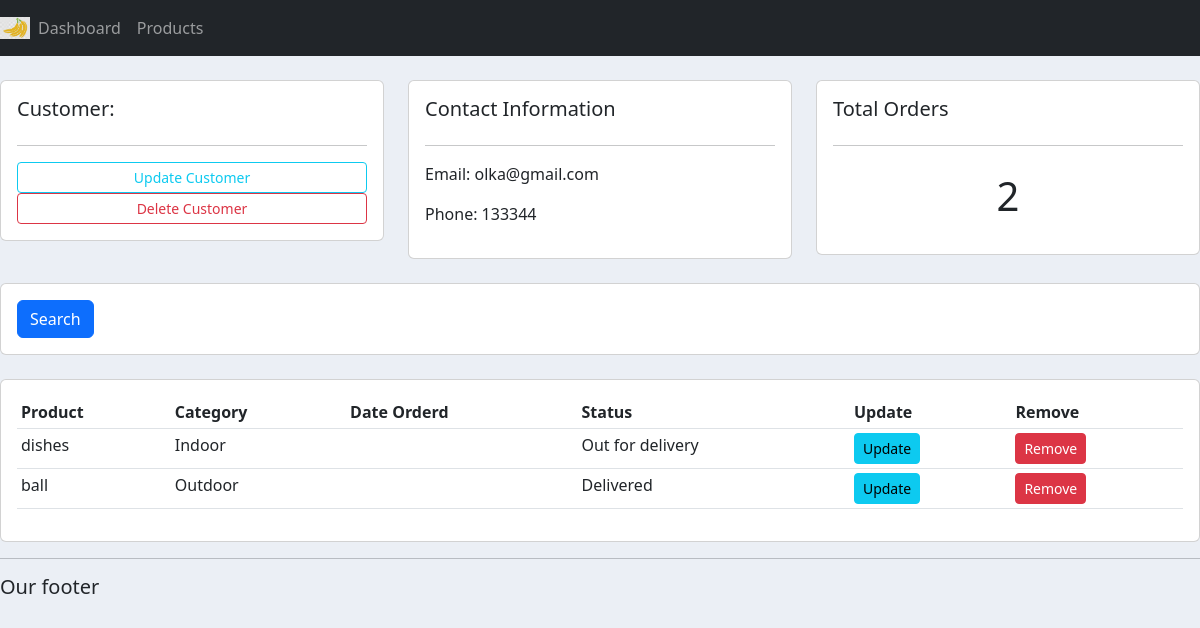
The page /customer/2 on the database its author committed.
### accounts/models.py (models this page shows, shortened)
class Customer(models.Model):
	name=models.CharField(max_length=200, null=True)
	phone=models.CharField(max_length=200,null=True)
	email=models.CharField(max_length=200, null=True)
	date_created=models.DateField(auto_now_add=True)

class Order(models.Model):
	STATUS=(
		('Pending','Pending'),
		('Out for delivery', 'Out for delivery'),
		('Delivered','Delivered'),
		)
	customer=models.ForeignKey(Customer, null=True, on_delete=models.SET_NULL)
	product=models.ForeignKey(Product, null=True, on_delete=models.SET_NULL)
	date_created=models.DateField(auto_now_add=True, null=True)
	status=models.CharField(max_length=200, null=True, choices=STATUS)

class Product(models.Model):
	CATEGORY=(
		('Indoor','Indoor'),
		('Outdoor','Outdoor'),
		)
	name=models.CharField(max_length=200, null=True)
	price=models.FloatField(null=True)
	category=models.CharField(max_length=200, null=True, choices=CATEGORY)
	description=models.CharField(max_length=200, null=True, blank=True)
	date_created=models.DateField(auto_now_add=True)
	tags=models.ManyToManyField(Tag)
	def __str__(self):
		return self.name

### accounts/views.py (the view)
# urls.py: path('customer/<int:pk>', views.customer, name="customer"),
def customer(request,pk):
    customer=Customer.objects.get(id=pk)
    orders=customer.order_set.all()
    orders_count=orders.count()
    context={'customer':customer,'orders':orders,'orders_count':orders_count}
    return render(request,'accounts/customer.html',context)

### accounts/templates/accounts/customer.html
{%  extends 'accounts/main.html' %}
{% block content %}
	<br>
<div class="row">
	<div class="col-md">
		<div class="card card-body">
			<h5>Customer:</h5>
			<hr>
			<a class="btn btn-outline-info  btn-sm btn-block" href="">Update Customer</a>
			<a class="btn btn-outline-danger  btn-sm btn-block" href="">Delete Customer</a>
		</div>
	</div>
	<div class="col-md">
		<div class="card card-body">
			<h5>Contact Information</h5>
			<hr>
			<p>Email: {{customer.email}}</p>
			<p>Phone: {{customer.phone}}</p>
		</div>
	</div>
	<div class="col-md">
		<div class="card card-body">
			<h5>Total Orders</h5>
			<hr>
			<h1 style="text-align: center;padding: 10px">{{orders.count}}</h1>
		</div>
	</div>
</div>
<br>
<div class="row">
	<div class="col">
		<div class="card card-body">
			<form method="get">
		    <button class="btn btn-primary" type="submit">Search</button>
		  </form>
		</div>
	</div>
</div>
<br>
<div class="row">
	<div class="col-md">
		<div class="card card-body">
			<table class="table table-sm">
				<tr>
					<th>Product</th>
					<th>Category</th>
					<th>Date Orderd</th>
					<th>Status</th>
					<th>Update</th>
					<th>Remove</th>
				</tr>
				    {% for order in orders %}
					<tr>
						<td>{{order.product}}</td>
						<td>{{order.product.category}}</td>
						<td>{{order.product.created}}</td>
						<td>{{order.status}}</td>
						<td><a class="btn btn-sm btn-info" href="">Update</a></td>
						<td><a class="btn btn-sm btn-danger" href="">Remove</a></td>
				   </tr>
                  {% endfor %}
			</table>
		</div>
	</div>
</div>
{% endblock %}

### static/css/main.css (style rules this page uses)
body { background-color: #ebeff5; }

### rows shown on the page
Customer: email "olka@gmail.com", phone "133344"
Order: product "dishes", product.category "Indoor", status "Out for delivery"
Order: product "ball", product.category "Outdoor", status "Delivered"

### other values the page prints
{{ orders.count }} "2"
